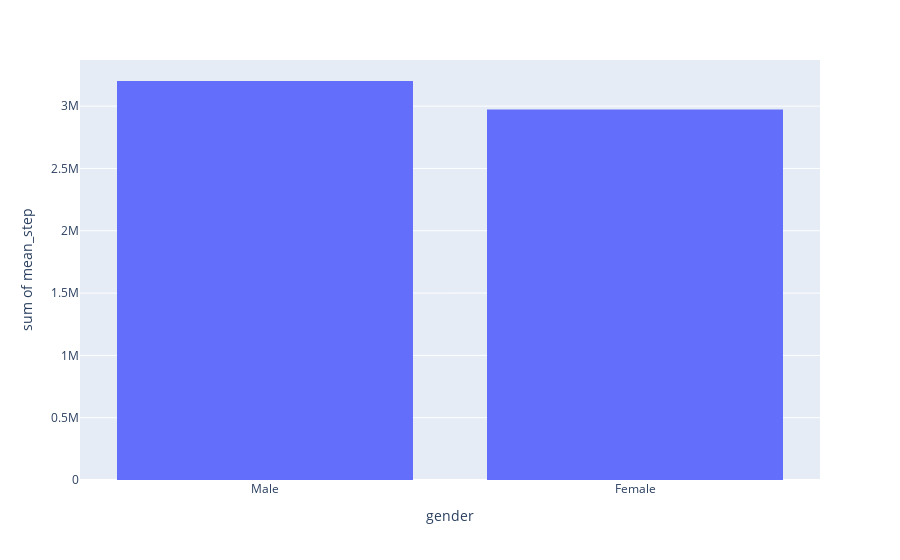

Notebook cell for this chart:
### Markdown cell above
The relation of mean steps per participant with two categorical variables (e.g. gender, age, education):

### Code cell
# Graph of the relation
fig = px.histogram(df, x="gender", y="mean_step")
fig.show()

### Figure 1 — Plotly figure (JSON) as saved in the notebook; plotly's stock layout.template omitted (floating-point values rounded to 4 significant figures; data arrays with more than 128 entries replaced by an {"elided": "..."} marker saying what was removed)
{"data": [{"alignmentgroup": "True", "bingroup": "x", "histfunc": "sum", "hovertemplate": "gender=%{x}<br>sum of mean_step=%{y}<extra></extra>", "legendgroup": "", "marker": {"color": "#636efa", "pattern": {"shape": ""}}, "name": "", "offsetgroup": "", "orientation": "v", "showlegend": false, "type": "histogram", "x": {"elided": "929 str values"}, "xaxis": "x", "y": {"elided": "929 float values"}, "yaxis": "y"}], "layout": {"barmode": "relative", "legend": {"tracegroupgap": 0}, "margin": {"t": 60}, "xaxis": {"anchor": "y", "domain": [0, 1], "title": {"text": "gender"}}, "yaxis": {"anchor": "x", "domain": [0, 1], "title": {"text": "sum of mean_step"}}}}
